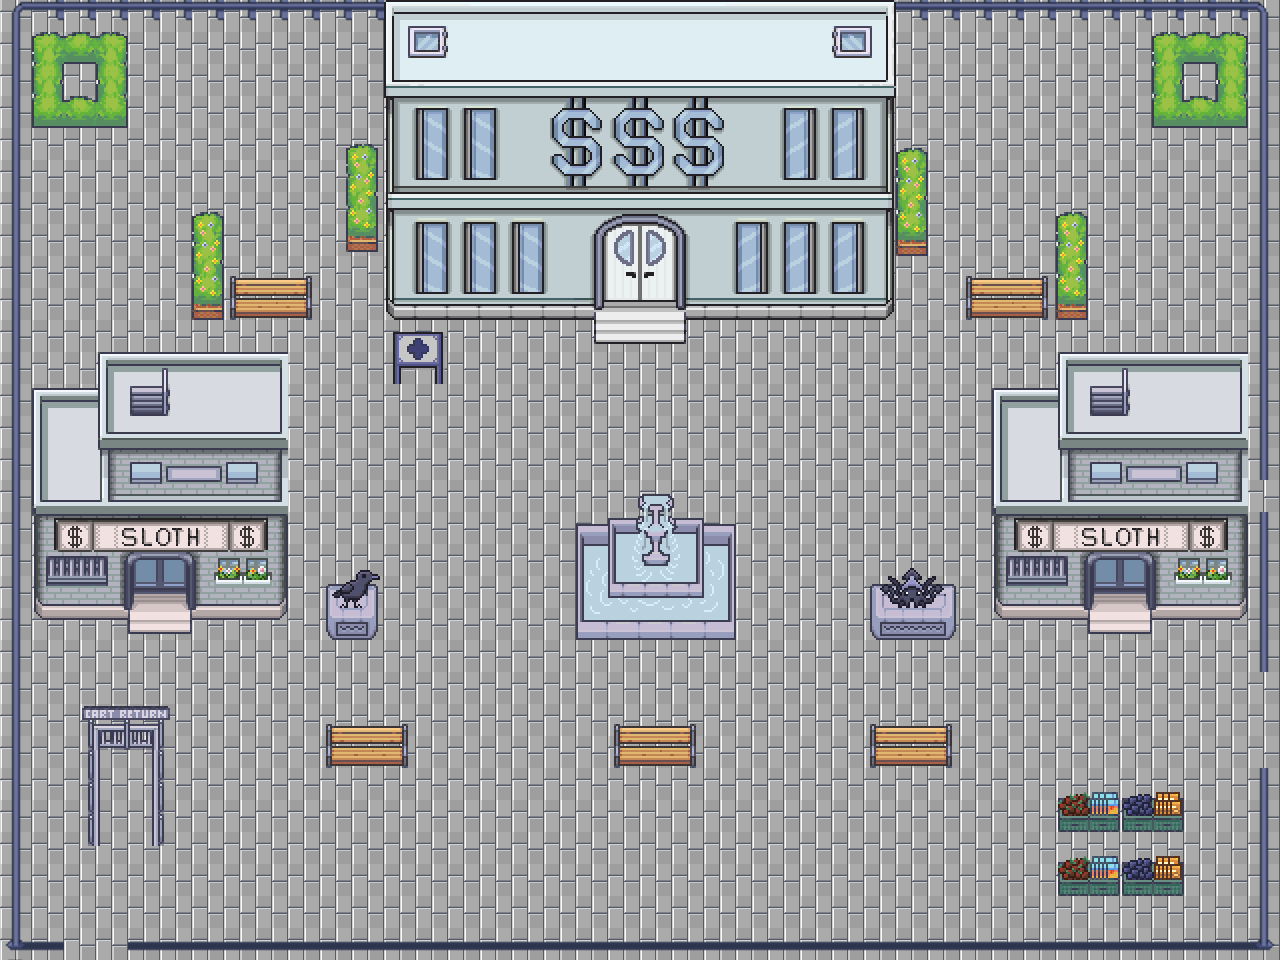

A 2D game scene composited from a Tiled map and its tileset images. What follows is a short description and the map's XML, with each tile layer's data collapsed to a summary:
An orthogonal 40x30 tile map with 32x32 px tiles, 4 tile layers (bg, Fam, thing, finger), 6 tilesets and 11 objects (s, f, f1, f2, f3, ...).

<map version="1.10" tiledversion="1.10.2" orientation="orthogonal" renderorder="right-down" width="40" height="30" tilewidth="32" tileheight="32" infinite="0" nextlayerid="7" nextobjectid="13">
 <editorsettings>
  <export target="level2.tmj" format="json" />
 </editorsettings>
 <tileset firstgid="1" name="defimon" tilewidth="32" tileheight="32" tilecount="2640" columns="44">
  <image source="defimon2.png" width="1408" height="1920" />
 </tileset>
 <tileset firstgid="2641" name="Maintilemapshadows" tilewidth="32" tileheight="32" tilecount="5760" columns="144">
  <image source="Maintilemap_Shadows.png" width="4608" height="1296" />
 </tileset>
 <tileset firstgid="8401" name="miscatlas" tilewidth="32" tileheight="32" tilecount="1024" columns="32">
  <image source="misc_atlas.png" width="1024" height="1024" />
 </tileset>
 <tileset firstgid="9425" name="Street" tilewidth="32" tileheight="32" tilecount="256" columns="32">
  <image source="Street32x32.png" width="1024" height="256" />
 </tileset>
 <tileset firstgid="9681" name="tuxmon" tilewidth="32" tileheight="32" tilecount="775" columns="25">
  <image source="tuxmon-32x32.png" width="816" height="1020" />
 </tileset>
 <tileset firstgid="10456" name="village" tilewidth="32" tileheight="32" tilecount="855" columns="19">
  <image source="village32x32.png" width="608" height="1440" />
 </tileset>
 <layer id="1" name="bg" width="40" height="30">
  <data>[1200 cells, 1200 non-empty, 2 distinct tile ids]</data>
 </layer>
 <layer id="2" name="Fam" width="40" height="30">
  <data>[1200 cells, 130 non-empty, 9 distinct tile ids]</data>
 </layer>
 <layer id="3" name="thing" width="40" height="30">
  <data>[1200 cells, 469 non-empty, 345 distinct tile ids]</data>
 </layer>
 <layer id="4" name="finger" width="40" height="30">
  <data>[1200 cells, 0 non-empty, 0 distinct tile ids]</data>
 </layer>
 <objectgroup id="6" name="s">
  <object id="1" name="s" x="100" y="942">
   <point />
  </object>
  <object id="2" name="f" x="222.821" y="132.3">
   <point />
  </object>
  <object id="3" name="f1" x="475.235" y="574.459">
   <point />
  </object>
  <object id="4" name="f2" x="1011.4" y="130.559">
   <point />
  </object>
  <object id="5" name="f3" x="1121.07" y="718.945">
   <point />
  </object>
  <object id="6" name="f4" x="645.832" y="866.911">
   <point />
  </object>
  <object id="7" name="f5" x="832.096" y="445.641">
   <point />
  </object>
  <object id="9" name="k1" x="1195.92" y="172.338">
   <point />
  </object>
  <object id="10" name="k2" x="339.453" y="882.579">
   <point />
  </object>
  <object id="11" name="k3" x="342.935" y="443.9">
   <point />
  </object>
  <object id="12" name="k4" x="78.3354" y="172.338">
   <point />
  </object>
 </objectgroup>
</map>
